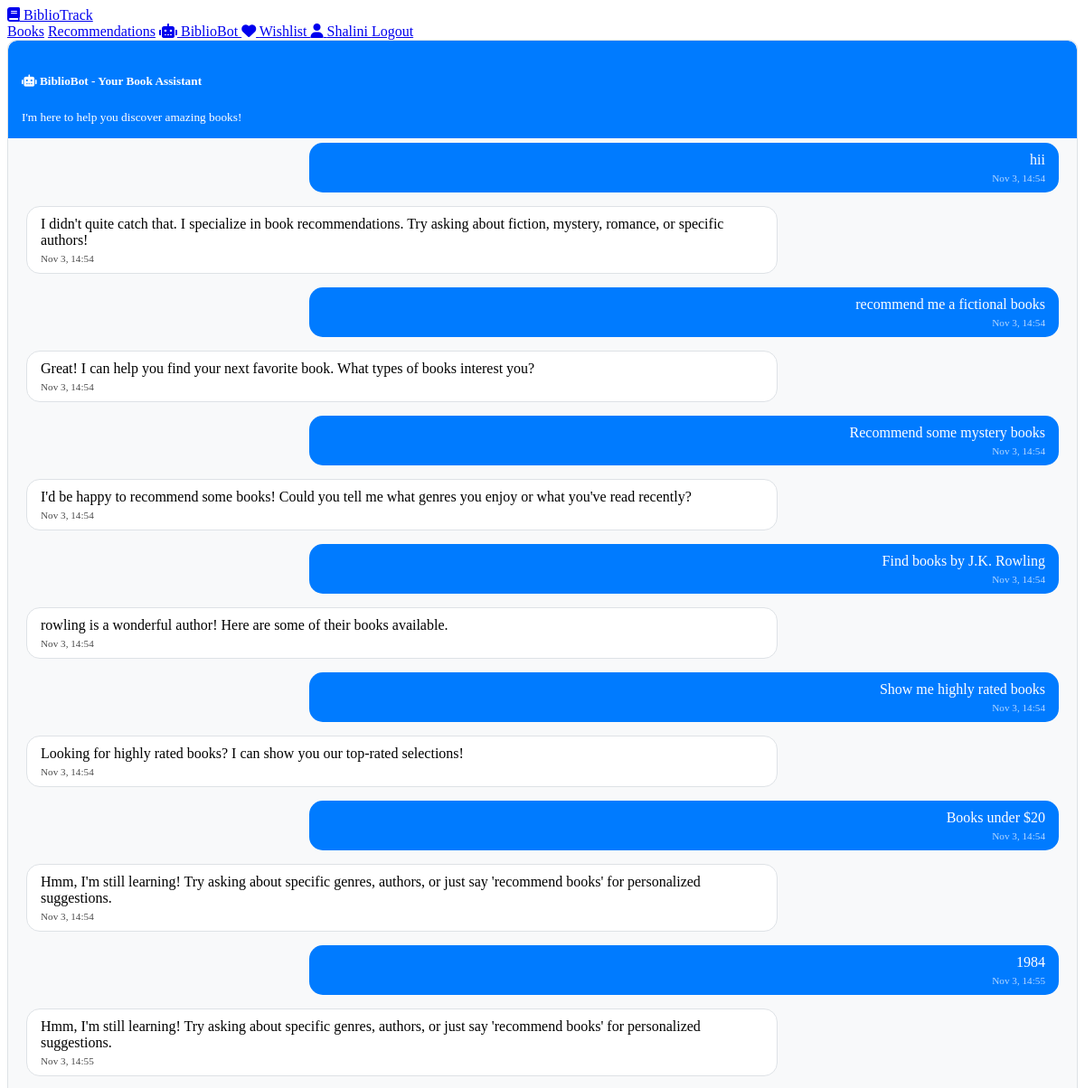
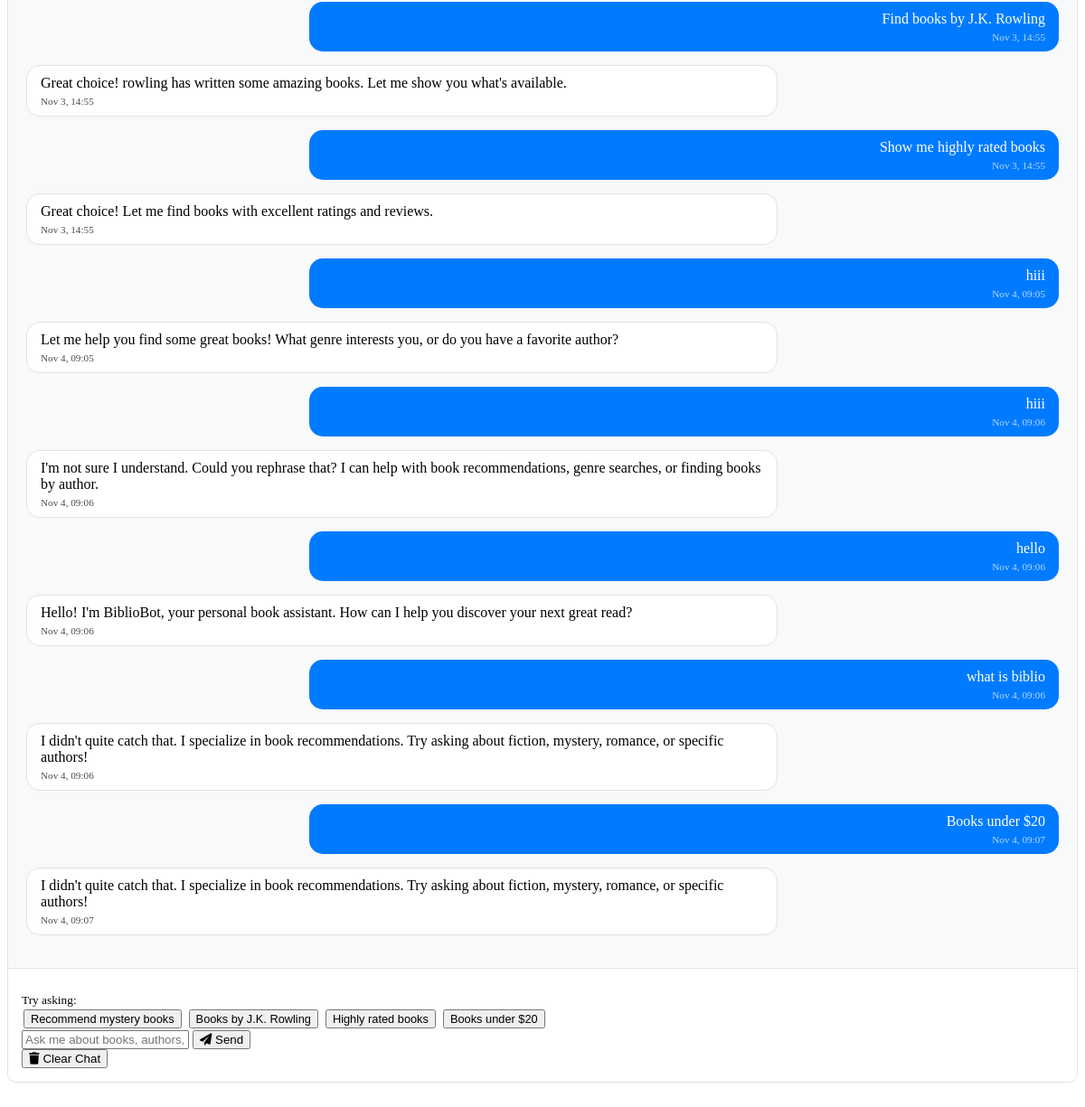
The app's page /chatbot/ (signed in) with its own data (2 pictures, top to bottom).
### chatbot/models.py (models this page shows, shortened)
class ChatMessage(models.Model):
    MESSAGE_TYPES = [
        ('user', 'User Message'),
        ('bot', 'Bot Response'),
        ('system', 'System Message'),
    ]
    session = models.ForeignKey(ChatSession, on_delete=models.CASCADE, related_name='messages')
    message_type = models.CharField(max_length=10, choices=MESSAGE_TYPES)
    content = models.TextField()
    timestamp = models.DateTimeField(auto_now_add=True)
    intent = models.CharField(max_length=50, blank=True)  # For NLP classification
    confidence = models.FloatField(default=0.0)
    class Meta:
        ordering = ['timestamp']

### chatbot/views.py (the view)
# urls.py: path('', views.chatbot_view, name='chatbot'),
@login_required
def chatbot_view(request):
    session, created = ChatSession.objects.get_or_create(
        user=request.user,
        is_active=True,
        defaults={'started_at': timezone.now()}
    )
    messages = ChatMessage.objects.filter(session=session).order_by('-timestamp')[:50]
    messages = reversed(messages)  # Show oldest first
    context = {
        'messages': messages,
        'session': session,
    }
    return render(request, 'chatbot/chatbot.html', context)

### templates/chatbot/chatbot.html (shortened to what this page needs)
<!DOCTYPE html>
<html lang="en">
<head>
    <link href="https://cdnjs.cloudflare.com/ajax/libs/font-awesome/6.0.0/css/all.min.css" rel="stylesheet">
</head>
<body>
    <nav class="navbar navbar-expand-lg navbar-dark bg-primary">
        <div class="container">
            <a class="navbar-brand" href="{% url 'book_list' %}">
                <i class="fas fa-book"></i> BiblioTrack
            </a>
            <div class="navbar-nav ms-auto">
                <a class="nav-link" href="{% url 'book_list' %}">Books</a>
                <a class="nav-link" href="{% url 'recommendations' %}">Recommendations</a>
                <a class="nav-link active" href="{% url 'chatbot' %}">
                    <i class="fas fa-robot"></i> BiblioBot
                </a>
                {% if user.is_authenticated %}
                    <a class="nav-link" href="{% url 'wishlist' %}">
                        <i class="fas fa-heart"></i> Wishlist
                    </a>
                    <a class="nav-link" href="{% url 'profile' %}">
                        <i class="fas fa-user"></i> {{ user.username }}
                    </a>
                    <a class="nav-link" href="{% url 'logout' %}">Logout</a>
                {% else %}
                    <a class="nav-link" href="{% url 'login' %}">Login</a>
                    <a class="nav-link" href="{% url 'register' %}">Register</a>
                {% endif %}
            </div>
        </div>
    </nav>
    <div class="container mt-4">
        <div class="row justify-content-center">
            <div class="col-md-8">
                <div class="chat-container">
                    <div class="chat-header">
                        <h5 class="mb-0">
                            <i class="fas fa-robot"></i> BiblioBot - Your Book Assistant
                        </h5>
                        <small>I'm here to help you discover amazing books!</small>
                    </div>
                    <div class="chat-messages" id="chatMessages">
                        {% for message in messages %}
                            <div class="message {{ message.message_type }}">
                                {{ message.content|linebreaksbr }}
                                <div class="message-time">
                                    {{ message.timestamp|date:"M j, H:i" }}
                                </div>
                            </div>
                        {% endfor %}
                    </div>
                    <div class="chat-input-area">
                        <div class="suggestions mb-2">
                            <small class="text-muted">Try asking:</small><br>
                            <button class="btn btn-outline-primary btn-sm suggestion-btn" onclick="sendSuggestion('Recommend some mystery books')">Recommend mystery books</button>
                            <button class="btn btn-outline-primary btn-sm suggestion-btn" onclick="sendSuggestion('Find books by J.K. Rowling')">Books by J.K. Rowling</button>
                            <button class="btn btn-outline-primary btn-sm suggestion-btn" onclick="sendSuggestion('Show me highly rated books')">Highly rated books</button>
                            <button class="btn btn-outline-primary btn-sm suggestion-btn" onclick="sendSuggestion('Books under $20')">Books under $20</button>
                        </div>
                        <form id="chatForm" class="d-flex">
                            <input type="text" id="messageInput" class="form-control me-2"
                                   placeholder="Ask me about books, authors, genres..." maxlength="500">
                            <button type="submit" class="btn btn-primary" id="sendButton">
                                <i class="fas fa-paper-plane"></i> Send
                            </button>
                        </form>
                        <div class="mt-2 text-end">
                            <button class="btn btn-sm btn-outline-secondary" onclick="clearChat()">
                                <i class="fas fa-trash"></i> Clear Chat
                            </button>
                        </div>
                    </div>
                </div>
            </div>
        </div>
    </div>
</body>
</html>

### templates/chatbot/chatbot.html (style rules this page uses)
.chat-container { height: 70vh; display: flex; flex-direction: column; border: 1px solid #dee2e6; border-radius: 10px; overflow: hidden; }
.chat-messages { flex: 1; overflow-y: auto; padding: 20px; background: #f8f9fa; }
.chat-input-area { border-top: 1px solid #dee2e6; padding: 15px; background: white; }
.message { margin-bottom: 15px; padding: 10px 15px; border-radius: 15px; max-width: 70%; word-wrap: break-word; }
.message.user { background: #007bff; color: white; margin-left: auto; text-align: right; }
.message.bot { background: white; border: 1px solid #dee2e6; margin-right: auto; }
.chat-header { background: #007bff; color: white; padding: 15px; border-radius: 10px 10px 0 0; }
.suggestions { margin-top: 10px; }
.suggestion-btn { margin: 2px; font-size: 0.8rem; }
.message-time { font-size: 0.7rem; opacity: 0.7; margin-top: 5px; }

### records on screen
ChatMessage: content "hii", timestamp "Nov 3, 14:54"
ChatMessage: content "I didn't quite catch that. I specialize in book recommendations. Try asking about fiction, mystery, romance, or specific authors!", timestamp "Nov 3, 14:54"
ChatMessage: content "recommend me a fictional books", timestamp "Nov 3, 14:54"
ChatMessage: content "Great! I can help you find your next favorite book. What types of books interest you?", timestamp "Nov 3, 14:54"
ChatMessage: content "Recommend some mystery books", timestamp "Nov 3, 14:54"
ChatMessage: content "I'd be happy to recommend some books! Could you tell me what genres you enjoy or what you've read recently?", timestamp "Nov 3, 14:54"
ChatMessage: content "Find books by J.K. Rowling", timestamp "Nov 3, 14:54"
ChatMessage: content "rowling is a wonderful author! Here are some of their books available.", timestamp "Nov 3, 14:54"
ChatMessage: content "Show me highly rated books", timestamp "Nov 3, 14:54"
ChatMessage: content "Looking for highly rated books? I can show you our top-rated selections!", timestamp "Nov 3, 14:54"
ChatMessage: content "Books under $20", timestamp "Nov 3, 14:54"
ChatMessage: content "Hmm, I'm still learning! Try asking about specific genres, authors, or just say 'recommend books' for personalized suggestions.", timestamp "Nov 3, 14:54"
ChatMessage: content "1984", timestamp "Nov 3, 14:55"
ChatMessage: content "Hmm, I'm still learning! Try asking about specific genres, authors, or just say 'recommend books' for personalized suggestions.", timestamp "Nov 3, 14:55"
ChatMessage: content "Find books by J.K. Rowling", timestamp "Nov 3, 14:55"
ChatMessage: content "Great choice! rowling has written some amazing books. Let me show you what's available.", timestamp "Nov 3, 14:55"
ChatMessage: content "Show me highly rated books", timestamp "Nov 3, 14:55"
ChatMessage: content "Great choice! Let me find books with excellent ratings and reviews.", timestamp "Nov 3, 14:55"
ChatMessage: content "hiii", timestamp "Nov 4, 09:05"
ChatMessage: content "Let me help you find some great books! What genre interests you, or do you have a favorite author?", timestamp "Nov 4, 09:05"
ChatMessage: content "hiii", timestamp "Nov 4, 09:06"
ChatMessage: content "I'm not sure I understand. Could you rephrase that? I can help with book recommendations, genre searches, or finding books by author.", timestamp "Nov 4, 09:06"
ChatMessage: content "hello", timestamp "Nov 4, 09:06"
ChatMessage: content "Hello! I'm BiblioBot, your personal book assistant. How can I help you discover your next great read?", timestamp "Nov 4, 09:06"
ChatMessage: content "what is biblio", timestamp "Nov 4, 09:06"
ChatMessage: content "I didn't quite catch that. I specialize in book recommendations. Try asking about fiction, mystery, romance, or specific authors!", timestamp "Nov 4, 09:06"
ChatMessage: content "Books under $20", timestamp "Nov 4, 09:07"
ChatMessage: content "I didn't quite catch that. I specialize in book recommendations. Try asking about fiction, mystery, romance, or specific authors!", timestamp "Nov 4, 09:07"

### other values on screen
{{ user.username }} "Shalini"
